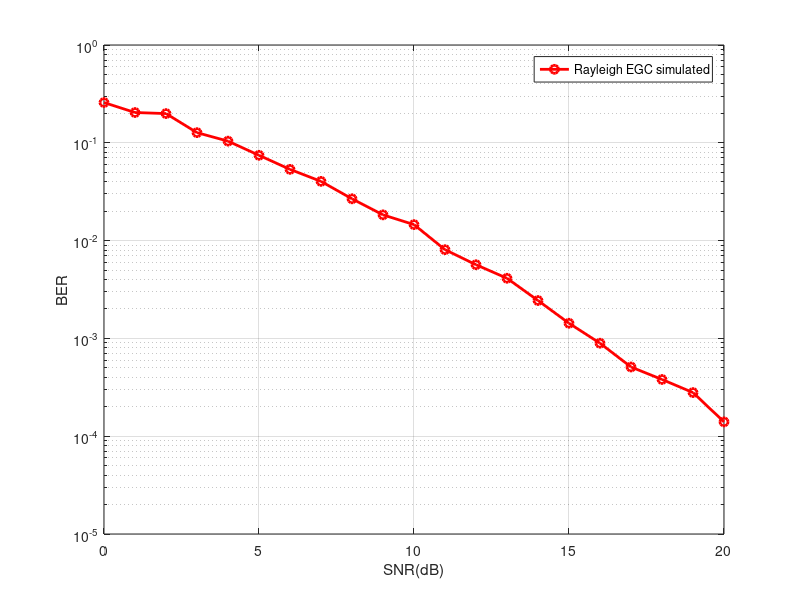

Write the MATLAB code that produced this figure.
clc;close all;clear all;
m=10^3;
snr_dB=[0:1:20];
for j=1:1:length(snr_dB)
    n_err=0;
    n_bits=0;
    while n_err<100
        inf_bits=round(rand(1,m));
        x=-2*(inf_bits-0.5);
        No=1/10^(snr_dB(j)/10);
        n1=sqrt(No/2)*abs((randn(1,length(x))+i*randn(1,length(x))));
        n2=sqrt(No/2)*abs((randn(1,length(x))+i*randn(1,length(x))));
        h1=sqrt(0.5)*abs((randn(1,length(x))+i*randn(1,length(x))));
        h2=sqrt(0.5)*abs((randn(1,length(x))+i*randn(1,length(x))));
        y1=h1.*x+n1;
        y2=h2.*x+n2;
        y_equal=0.5*(y1+y2);
        est_bits=y_equal<0;
        diff=inf_bits-est_bits;
        n_err=n_err+sum(abs(diff));
        n_bits=n_bits+length(inf_bits);
    end
    BER(j)=n_err/n_bits;
end
semilogy(snr_dB,BER,'or-','LineWidth',2);
legend('Rayleigh EGC simulated','Rayleigh theoretical');
axis([0 20 10^-5 1]);
xlabel('SNR(dB)');
ylabel('BER');
grid on;
